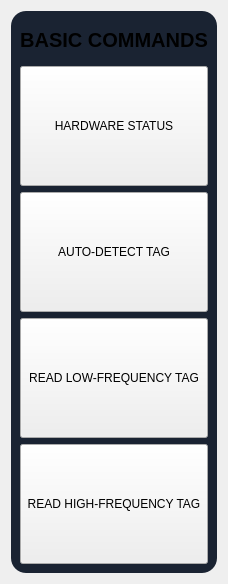
        <widget class="QWidget" name="basicCommandsPage">
         <property name="styleSheet">
          <string notr="true"/>
         </property>
         <layout class="QVBoxLayout" name="verticalLayout_3">
          <item>
           <widget class="QWidget" name="basicCommandsContainer" native="true">
            <property name="styleSheet">
             <string notr="true">QWidget#basicCommandsContainer {
padding: 20px;
background-color: #1a2332;
border-radius: 15;
}</string>
            </property>
            <layout class="QVBoxLayout" name="verticalLayout_4">
             <item>
              <widget class="QLabel" name="basicCommandsLabel">
               <property name="minimumSize">
                <size>
                 <width>0</width>
                 <height>40</height>
                </size>
               </property>
               <property name="maximumSize">
                <size>
                 <width>16777215</width>
                 <height>40</height>
                </size>
               </property>
               <property name="font">
                <font>
                 <pointsize>15</pointsize>
                 <weight>75</weight>
                 <bold>true</bold>
                </font>
               </property>
               <property name="text">
                <string>BASIC COMMANDS</string>
               </property>
               <property name="alignment">
                <set>Qt::AlignCenter</set>
               </property>
              </widget>
             </item>
             <item>
              <widget class="QPushButton" name="hwStatusButton">
               <property name="sizePolicy">
                <sizepolicy hsizetype="Minimum" vsizetype="Fixed">
                 <horstretch>0</horstretch>
                 <verstretch>0</verstretch>
                </sizepolicy>
               </property>
               <property name="minimumSize">
                <size>
                 <width>0</width>
                 <height>120</height>
                </size>
               </property>
               <property name="text">
                <string>HARDWARE STATUS</string>
               </property>
              </widget>
             </item>
             <item>
              <widget class="QPushButton" name="autoDetectTagButton">
               <property name="minimumSize">
                <size>
                 <width>0</width>
                 <height>120</height>
                </size>
               </property>
               <property name="text">
                <string>AUTO-DETECT TAG</string>
               </property>
              </widget>
             </item>
             <item>
              <widget class="QPushButton" name="readLFTagButton">
               <property name="minimumSize">
                <size>
                 <width>0</width>
                 <height>120</height>
                </size>
               </property>
               <property name="text">
                <string>READ LOW-FREQUENCY TAG</string>
               </property>
              </widget>
             </item>
             <item>
              <widget class="QPushButton" name="readHFTagButton">
               <property name="minimumSize">
                <size>
                 <width>0</width>
                 <height>120</height>
                </size>
               </property>
               <property name="text">
                <string>READ HIGH-FREQUENCY TAG</string>
               </property>
              </widget>
             </item>
            </layout>
           </widget>
          </item>
         </layout>
        </widget>
